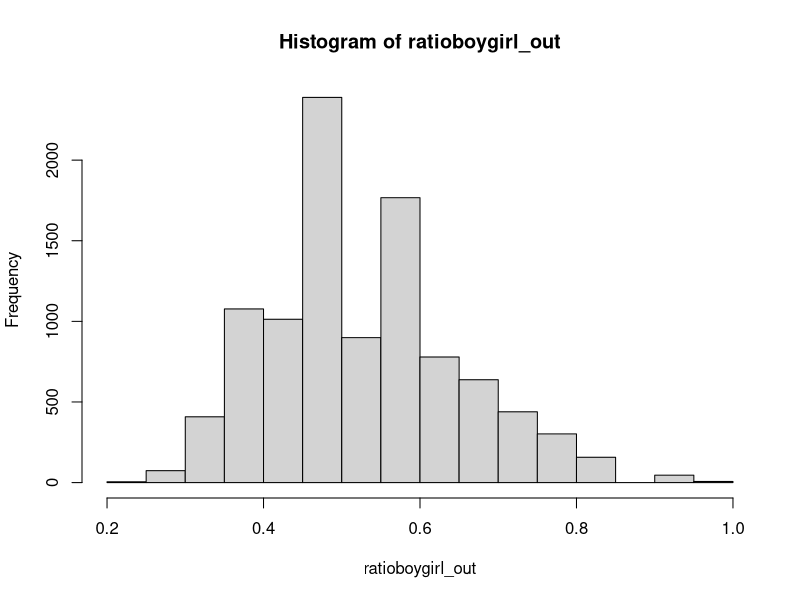

Generate this figure with R:
boys <- list()
girls <- list()
ratioboygirl <- list()

for (ii in 1:10000) {
  boys[[ii]] <- 0
  girls[[ii]] <- 0
  N <- 10
  while (N>=1) {
    boyorgirl <- sample(c("boy", "girl"), N, replace = TRUE)
    boys[[ii]] <- boys[[ii]] + length(which(boyorgirl=="boy"))
    girls[[ii]] <- girls[[ii]] + length(which(boyorgirl=="girl"))
    N <- length(which(boyorgirl=="girl"))
  }
  ratioboygirl[[ii]] <- boys [[ii]] / (boys [[ii]] + girls [[ii]])
}

ratioboygirl_out<- unlist(ratioboygirl)
ratioboygirl_out
hist(ratioboygirl_out)
mean(ratioboygirl_out)

# When family size is set as 10, and this test is run for 10000 times, 
# the mean ratio of boys to (boys+girls) is 0.526. this means there will be
# slightly more boys than girls. when family size, N, is set to a much higher number,
# like 1000, the mean ratio of boys to (boys+girls) is 0.500, which is evenly split
